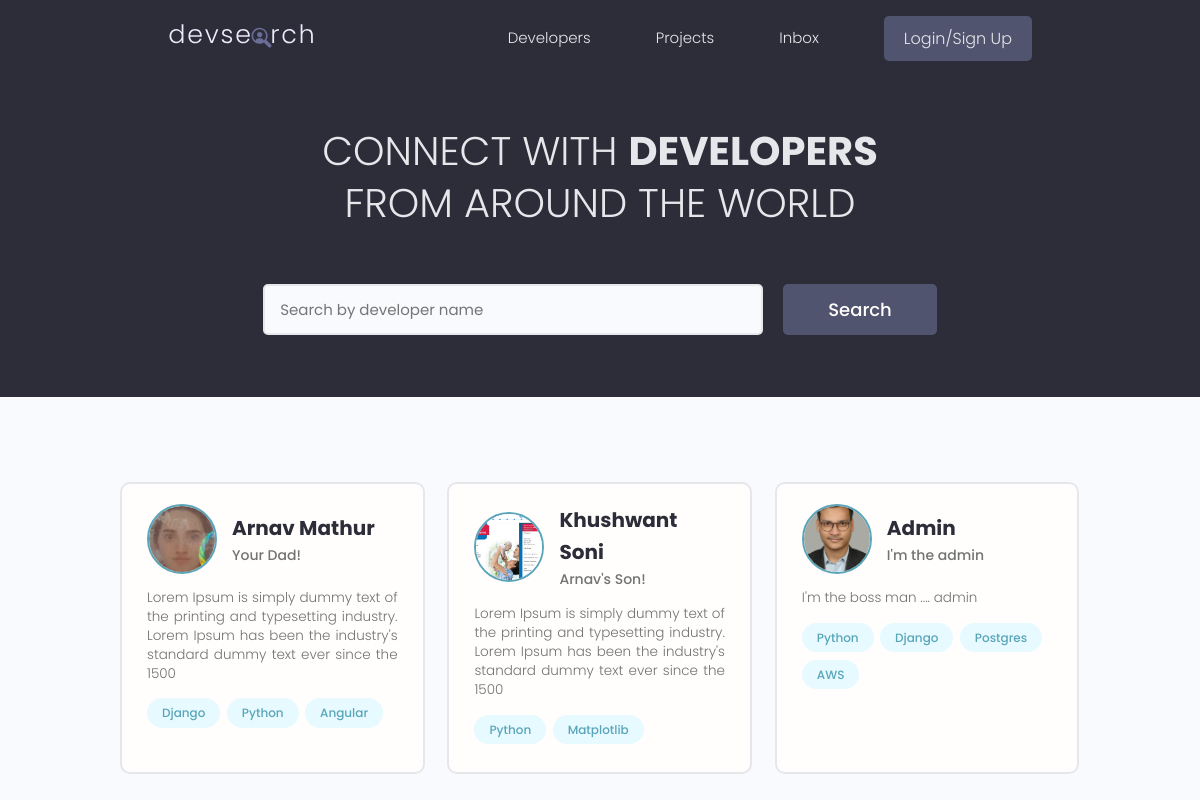
The page / on the database its author committed.
### users/models.py (models this page shows, shortened)
class Profile(models.Model):
    user = models.OneToOneField(User, on_delete=models.CASCADE, null=True, blank=True)
    name = models.CharField(max_length=200, blank=True, null=True)
    username = models.CharField(max_length=200, blank=True, null=True)
    location = models.CharField(max_length=200, blank=True, null=True)
    email = models.EmailField(max_length=500, blank=True, null=True)
    short_intro = models.CharField(max_length=200, blank=True, null=True)
    bio = models.TextField(blank=True, null=True)
    profile_image = models.ImageField(upload_to='profiles/', default='profiles/user-default.png', null=True, blank=True)
    social_github = models.CharField(max_length=200, blank=True, null=True)
    social_twitter = models.CharField(max_length=200, blank=True, null=True)
    social_linkedin = models.CharField(max_length=200, blank=True, null=True)
    social_youtube = models.CharField(max_length=200, blank=True, null=True)
    social_website = models.CharField(max_length=200, blank=True, null=True)
    created = models.DateTimeField(auto_now_add=True)
    id = models.UUIDField(default=uuid.uuid4, unique=True, primary_key=True, editable=False)

class Skill(models.Model):
    owner = models.ForeignKey(Profile, on_delete=models.CASCADE, null=True, blank=True)
    name = models.CharField(max_length=200, blank=True, null=True)
    description = models.TextField(blank=True, null=True)
    created = models.DateTimeField(auto_now_add=True)
    id = models.UUIDField(default=uuid.uuid4, unique=True, primary_key=True, editable=False)
    def __str__(self):
        return str(self.name)

### users/views.py (the view)
# urls.py: path('', views.profiles, name='profiles'),
def profiles(request):
    profiles = Profile.objects.all()
    context = {'profiles': profiles}
    return render(request, 'users/profiles.html', context)

### users/templates/users/profiles.html (shortened to what this page needs)
{% extends 'main.html' %}
{% block content %}
<main class="home">
    <section class="hero-section text-center">
      <div class="container container--narrow">
        <div class="hero-section__box">
          <h2>CONNECT WITH <span>DEVELOPERS</span></h2>
          <h2>FROM AROUND THE WORLD</h2>
        </div>
        <div class="hero-section__search">
          <form class="form" action="#" method="get">
            <div class="form__field">
              <input class="input input--text" id="formInput#search" type="text" name="text"
                placeholder="Search by developer name" />
            </div>
            <input class="btn btn--sub btn--lg" type="submit" value="Search" />
          </form>
        </div>
      </div>
    </section>
    <section class="devlist">
      <div class="container">
        <div class="grid grid--three">
        {% for profile in profiles %}
          <div class="column card">
            <div class="dev">
              <a href="{% url 'user-profile' profile.id %}" class="card__body">
                <div class="dev__profile">
                  <img class="avatar avatar--md" src="{{ profile.profile_image.url }}" alt="image" />
                  <div class="dev__meta">
                    <h3>{{ profile.name }}</h3>
                    <h5>{{ profile.short_intro|slice:"50" }}</h5>
                  </div>
                </div>
                <p class="dev__info">
                    {{ profile.bio|slice:"150" }}
                </p>
                <div class="dev__skills">
                {% for skill in profile.skill_set.all %}
                  <span class="tag tag--pill tag--main">
                    <small>{{skill}}</small>
                  </span>
                {% endfor %}
                </div>
              </a>
            </div>
          </div>
        {% endfor %}
        </div>
      </div>
    </section>
  </main>
{% endblock %}

### static/styles/app.css (style rules this page uses)
:root { --color-sub: #2d2d39; }
.btn--sub { background-color: var(--color-sub-light); }
.card { border: 2px solid var(--color-light); }
img { width: 100%; }
.hero-section { height: 40vh; display: flex; align-items: center; background-color: var(--color-sub); }
.hero-section__box { margin-bottom: 4rem; }
.hero-section__box > h2, .hero-section__box > h2 > span { font-size: 4rem; color: var(--color-light); line-height: 1.3; text-transform: uppercase; }
.hero-section__box > h2 { font-weight: 300; }
.hero-section__box > h2 > span { font-weight: 700; }
.hero-section__search > .form { display: flex; align-items: center; justify-content: center; gap: 2rem; }
.hero-section__search > .form input.input--text { width: 50rem; }
.devlist { margin-top: 8rem; }
.devlist .grid { align-items: stretch; }
.devlist .dev .dev__profile { display: flex; align-items: center; gap: 1.5rem; }
.devlist .dev .dev__meta h3 { color: var(--color-sub); font-size: 2rem; font-weight: 700; }
.devlist .dev .dev__meta h5 { color: var(--color-text); font-size: 1.4rem; font-weight: 500; }
.devlist .dev .dev__info { margin: 1.5rem 0; font-size: 1.35rem; line-height: 1.4; text-align: justify; }

### static/uikit/styles/modules/_variables.css (style rules this page uses)
:root { --color-main: #5aa5b9; --color-main-light: #e6faff; --color-sub: #3f4156; --color-sub-light: #51546e; --color-sub-lighter: #ededfd; --color-text: #737373; --color-gray: #8b8b8b; --color-light: #e5e7eb; --color-light-gray: #767676; --color-bg: #f8fafd; --color-white: #fffefd; --color-white-light: #f3f3f3; --color-success: #359e64; --color-success-bg: #def8e8; --color-error: #fc4b0b; --color-error-bg: #fff2ee; --font-base: 'Poppins', arial, helvetica, 'Segoe UI', roboto, ubuntu, sans-serif; --font-monospace: 'Fira Code', 'Courier New', courier, monospace; --font-regular: 300; --font-medium: 500; --font-bold: 700; --generic-shadow: 1px 1px 5px #00000010; --generic-transition: all 0.3s ease-in-out; }

### static/uikit/styles/modules/_base.css (style rules this page uses)
* { margin: 0; padding: 0; box-sizing: border-box; text-rendering: optimizeLegibility; color: inherit; font-size: inherit; }
html { font-size: 50%; }
@media only screen and (min-width: 480px) { html { font-size: 56.25%; } }
@media only screen and (min-width: 1200px) { html { font-size: 62.5%; } }
body { line-height: 1.6; font-weight: 400; font-size: 1.5rem; color: var(--color-text); background-color: var(--color-bg); min-height: 100vh; }

### static/uikit/styles/modules/_typography.css (style rules this page uses)
* { font-family: var(--font-base); }
h2 { font-size: 3.6rem; font-weight: var(--font-bold); }
h3 { font-size: 3.2rem; font-weight: var(--font-medium); }
h5 { font-size: 2.4rem; font-weight: var(--font-medium); }
h5, h6 { font-weight: var(--font-regular); }
p, span, strong { font-size: 1.6rem; color: var(--color-text); font-weight: var(--font-regular); }
a { padding-bottom: 2px; text-decoration: none; display: inline-block; color: var(--color-main); font-weight: var(--font-medium); }

### static/uikit/styles/modules/_utilities.css (style rules this page uses)
.container { width: 92%; max-width: 165rem; margin: 0 auto; box-sizing: border-box; }
.container--narrow { width: 92%; max-width: 120rem; }
@media screen and (min-width: 1000px) { .container { width: 90%; } }
@media screen and (min-width: 1000px) { .container--narrow { width: 85%; } }
@media screen and (min-width: 1200px) { .container { width: 80%; } }
@media screen and (min-width: 1200px) { .container--narrow { width: 72%; } }
.text-center { text-align: center; }

### static/uikit/styles/modules/_avatar.css (style rules this page uses)
.avatar { border-radius: 50%; border: 2px solid var(--color-main); object-fit: cover; }
.avatar--md { height: 7rem; width: 7rem; }

### static/uikit/styles/modules/_button.css (style rules this page uses)
.btn { display: inline-block; position: relative; cursor: pointer; background-color: var(--color-light); font-weight: var(--font-medium); color: var(--color-sub); text-decoration: none; padding: 1rem 2rem; border-radius: 0.5rem; border: none; width: -webkit-fit-content; width: -moz-fit-content; width: fit-content; height: -webkit-fit-content; height: -moz-fit-content; height: fit-content; font-size: 1.6rem; outline-width: 0; outline-color: transparent; -webkit-backface-visibility: hidden; backface-visibility: hidden; transition: all 0.3s ease-in-out; }
.btn--sub { background-color: var(--color-sub); color: var(--color-white); }
.btn--lg { font-size: 1.8rem; padding: 1.2rem 4.5rem; }

### static/uikit/styles/modules/_card.css (style rules this page uses)
.card { border-radius: 1rem; background-color: var(--color-white); border: 1.5px solid var(--color-light); width: auto; height: auto; margin-top: 0.5rem; margin-bottom: 0.5rem; overflow: hidden; }
.card__body, .card__header { padding: 2rem 2.5rem; }

### rows shown on the page
Profile: profile_image (picture), name "Arnav Mathur", short_intro "Your Dad!", bio "Lorem Ipsum is simply dummy text of the printing and typesetting industry. Lorem Ipsum has been the industry's standard dummy text ever since the 1500"
Skill: name "Django"
Skill: name "Python"
Skill: name "Angular"
Profile: profile_image (picture), name "Khushwant Soni", short_intro "Arnav's Son!", bio "Lorem Ipsum is simply dummy text of the printing and typesetting industry. Lorem Ipsum has been the industry's standard dummy text ever since the 1500"
Skill: name "Python"
Skill: name "Matplotlib"
Profile: profile_image (picture), name "Admin", short_intro "I'm the admin", bio "I'm the boss man .... admin"
Skill: name "Python"
Skill: name "Django"
Skill: name "Postgres"
Skill: name "AWS"
